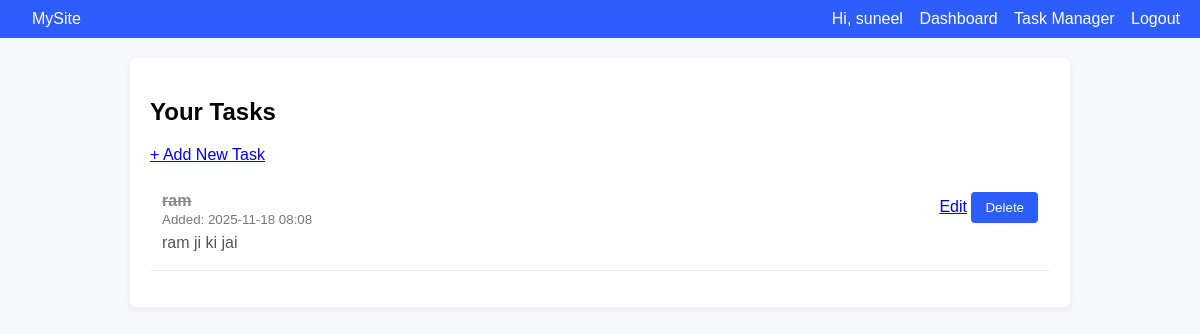
The app's page /tasks (signed in), older data.
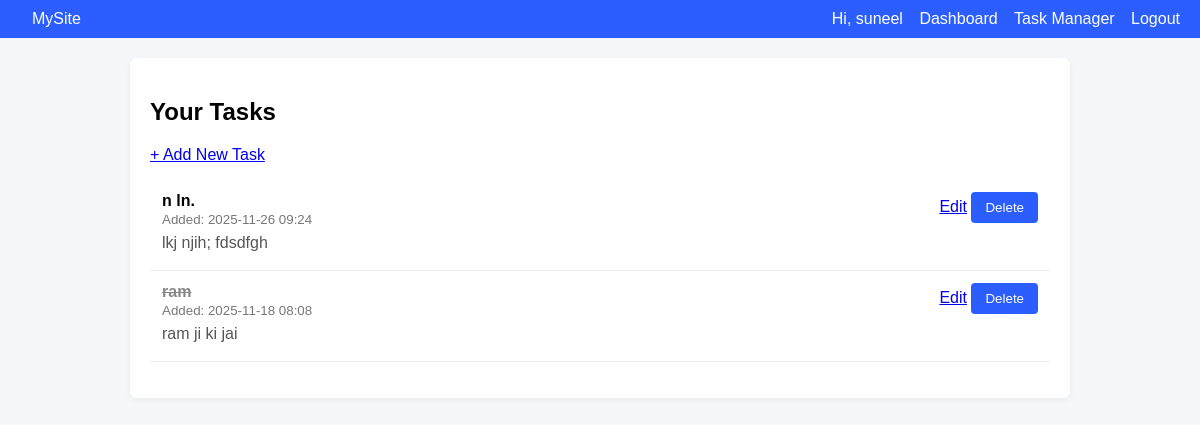
The same page, newer data.
### models.py (models this page shows, shortened)
class Task(db.Model):
    __tablename__ = 'task'
    id = db.Column(db.Integer, primary_key=True)
    title = db.Column(db.String(200), nullable=False)
    description = db.Column(db.Text, nullable=True)
    done = db.Column(db.Boolean, default=False)
    created_at = db.Column(db.DateTime, default=datetime.utcnow)
    user_id = db.Column(db.Integer, db.ForeignKey('user.id'), nullable=False)

### app.py (the view)
@app.route('/tasks')
@login_required
def tasks():
    user_id = session['user_id']
    tasks = Task.query.filter_by(user_id=user_id).order_by(Task.created_at.desc()).all()
    return render_template('tasks.html', tasks=tasks)

### app.py (called while the page is built)
def login_required(fn):
    from functools import wraps
    @wraps(fn)
    def wrapper(*args, **kwargs):
        if 'user_id' not in session:
            flash('Please log in to access that page.', 'warning')
            return redirect(url_for('login'))
        return fn(*args, **kwargs)
    return wrapper

### templates/tasks.html (shortened to what this page needs)
{% extends 'base.html' %}
{% block content %}
<h2>Your Tasks</h2>
<p><a href="{{ url_for('add_task') }}">+ Add New Task</a></p>
{% if tasks %}
<ul class="task-list">
  {% for task in tasks %}
    <li class="task-item">
      <div class="task-main">
        <strong {% if task.done %}class="done"{% endif %}>{{ task.title }}</strong>
        <div class="meta">
          <small>Added: {{ task.created_at.strftime('%Y-%m-%d %H:%M') }}</small>
          {% if task.description %}
            <p class="desc">{{ task.description }}</p>
          {% endif %}
        </div>
      </div>
      <div class="task-actions">
        <a href="{{ url_for('edit_task', id=task.id) }}">Edit</a>
        <form method="POST" action="{{ url_for('delete_task', id=task.id) }}" style="display:inline;">
          <button type="submit" onclick="return confirm('Delete this task?');">Delete</button>
        </form>
      </div>
    </li>
  {% endfor %}
</ul>
{% else %}
  <p>No tasks yet. <a href="{{ url_for('add_task') }}">Add one</a>.</p>
{% endif %}
{% endblock %}

Row changes from the older to the newer data that the page shows:
added Task: title "n ln.", created_at "2025-11-26 09:24", description "lkj njih; fdsdfgh", done False (drawn)
